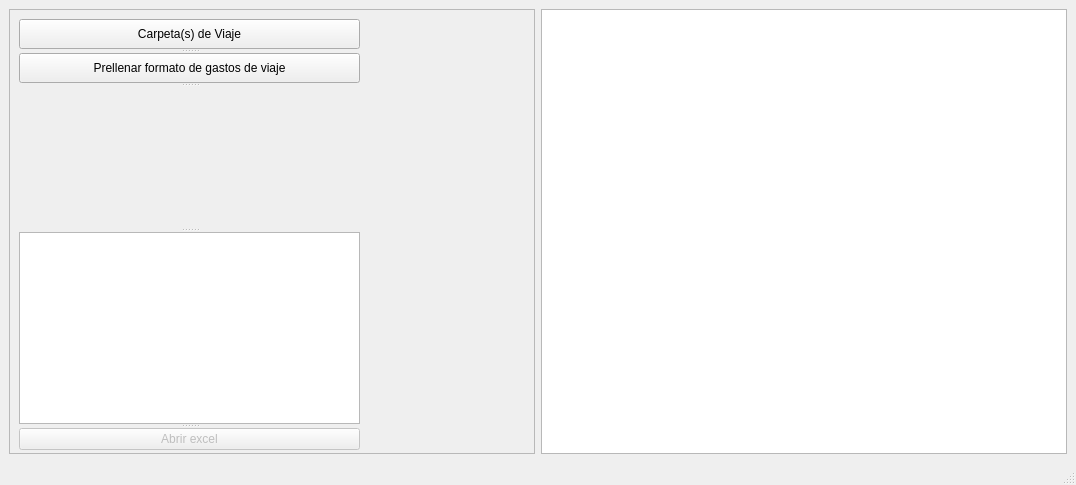
<?xml version="1.0" encoding="UTF-8"?>
<ui version="4.0">
 <class>MainWindow</class>
 <widget class="QMainWindow" name="MainWindow">
  <property name="geometry">
   <rect>
    <x>0</x>
    <y>0</y>
    <width>1076</width>
    <height>485</height>
   </rect>
  </property>
  <property name="sizePolicy">
   <sizepolicy hsizetype="Preferred" vsizetype="Preferred">
    <horstretch>1</horstretch>
    <verstretch>0</verstretch>
   </sizepolicy>
  </property>
  <property name="windowTitle">
   <string>Viaticos Huiini</string>
  </property>
  <widget class="QWidget" name="centralwidget">
   <property name="sizePolicy">
    <sizepolicy hsizetype="Expanding" vsizetype="Expanding">
     <horstretch>1</horstretch>
     <verstretch>0</verstretch>
    </sizepolicy>
   </property>
   <layout class="QHBoxLayout" name="horizontalLayout_4">
    <item>
     <layout class="QVBoxLayout" name="verticalLayout" stretch="0">
      <property name="spacing">
       <number>7</number>
      </property>
      <property name="sizeConstraint">
       <enum>QLayout::SetNoConstraint</enum>
      </property>
      <item>
       <widget class="QFrame" name="frame_2">
        <property name="sizePolicy">
         <sizepolicy hsizetype="Preferred" vsizetype="Preferred">
          <horstretch>25</horstretch>
          <verstretch>0</verstretch>
         </sizepolicy>
        </property>
        <property name="minimumSize">
         <size>
          <width>160</width>
          <height>0</height>
         </size>
        </property>
        <property name="frameShape">
         <enum>QFrame::StyledPanel</enum>
        </property>
        <property name="frameShadow">
         <enum>QFrame::Raised</enum>
        </property>
        <widget class="QSplitter" name="splitter">
         <property name="geometry">
          <rect>
           <x>10</x>
           <y>10</y>
           <width>341</width>
           <height>431</height>
          </rect>
         </property>
         <property name="orientation">
          <enum>Qt::Vertical</enum>
         </property>
         <widget class="QPushButton" name="input_carpeta">
          <property name="enabled">
           <bool>true</bool>
          </property>
          <property name="sizePolicy">
           <sizepolicy hsizetype="Minimum" vsizetype="Preferred">
            <horstretch>0</horstretch>
            <verstretch>1</verstretch>
           </sizepolicy>
          </property>
          <property name="minimumSize">
           <size>
            <width>0</width>
            <height>30</height>
           </size>
          </property>
          <property name="maximumSize">
           <size>
            <width>16777215</width>
            <height>30</height>
           </size>
          </property>
          <property name="text">
           <string>Carpeta(s) de Viaje</string>
          </property>
         </widget>
         <widget class="QPushButton" name="carpeta_personal">
          <property name="enabled">
           <bool>true</bool>
          </property>
          <property name="sizePolicy">
           <sizepolicy hsizetype="Minimum" vsizetype="Preferred">
            <horstretch>0</horstretch>
            <verstretch>1</verstretch>
           </sizepolicy>
          </property>
          <property name="minimumSize">
           <size>
            <width>0</width>
            <height>30</height>
           </size>
          </property>
          <property name="maximumSize">
           <size>
            <width>16777215</width>
            <height>30</height>
           </size>
          </property>
          <property name="text">
           <string>Prellenar formato de gastos de viaje</string>
          </property>
         </widget>
         <widget class="QLabel" name="label_2">
          <property name="sizePolicy">
           <sizepolicy hsizetype="Preferred" vsizetype="Preferred">
            <horstretch>0</horstretch>
            <verstretch>4</verstretch>
           </sizepolicy>
          </property>
          <property name="text">
           <string/>
          </property>
         </widget>
         <widget class="QTextBrowser" name="textBrowser">
          <property name="sizePolicy">
           <sizepolicy hsizetype="Preferred" vsizetype="Expanding">
            <horstretch>62</horstretch>
            <verstretch>0</verstretch>
           </sizepolicy>
          </property>
         </widget>
         <widget class="QPushButton" name="excel_button">
          <property name="enabled">
           <bool>false</bool>
          </property>
          <property name="text">
           <string>Abrir excel</string>
          </property>
         </widget>
        </widget>
       </widget>
      </item>
     </layout>
    </item>
    <item>
     <widget class="QTableWidget" name="tableWidget">
      <property name="sizePolicy">
       <sizepolicy hsizetype="Preferred" vsizetype="Expanding">
        <horstretch>0</horstretch>
        <verstretch>0</verstretch>
       </sizepolicy>
      </property>
     </widget>
    </item>
   </layout>
  </widget>
  <widget class="QStatusBar" name="statusbar"/>
  <action name="actionAgregar_o_quitar_personas">
   <property name="text">
    <string>Agregar o quitar personas</string>
   </property>
  </action>
  <action name="actionAgregar_o_quitar_proyectos">
   <property name="text">
    <string>Agregar o quitar proyectos</string>
   </property>
  </action>
 </widget>
 <resources/>
 <connections/>
</ui>
